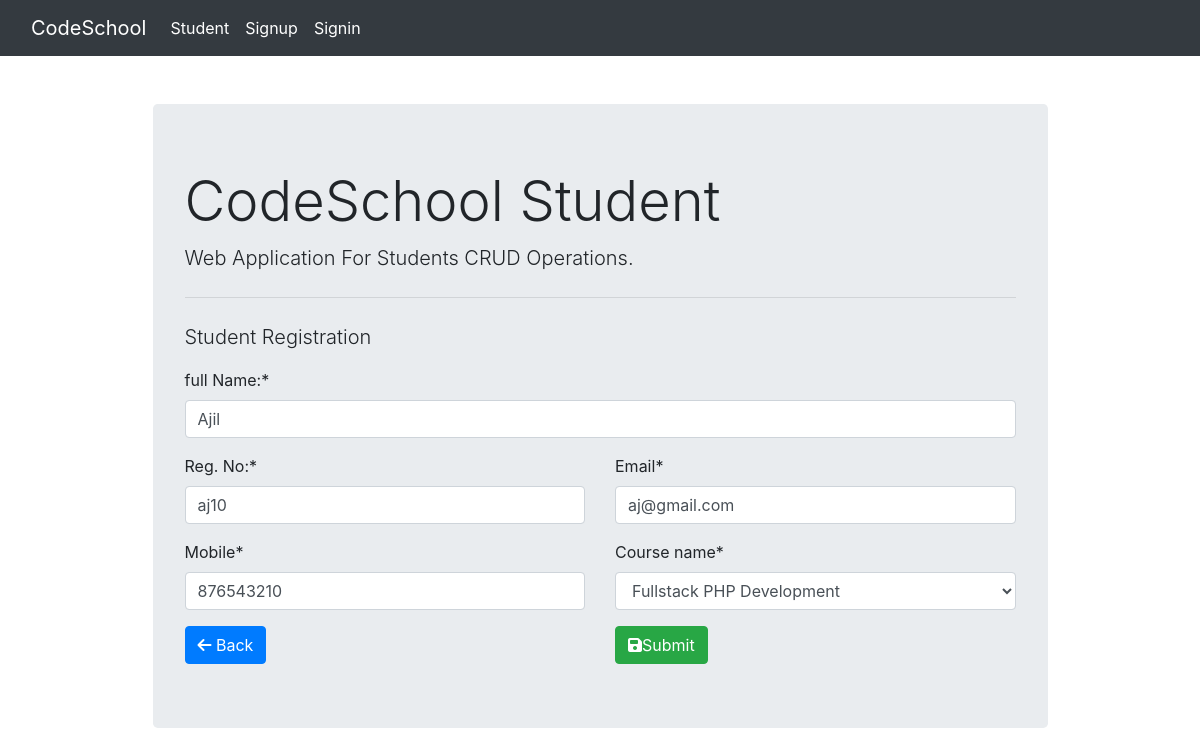
Page /7/ on the committed database.
### student_crud/models.py (models this page shows, shortened)
class Student(models.Model):
    fullname=models.CharField(max_length=150)
    reg_no=models.CharField(max_length=10)
    mobile=models.CharField(max_length=10)
    email=models.EmailField()
    course_name=models.ForeignKey(Course,on_delete=models.CASCADE)

class Course(models.Model):
    course_name=models.CharField(max_length=100)
    def __str__(self):
        return self.course_name

### student_crud/views.py (the view, shortened to what this page needs)
# urls.py: path('<int:id>/',views.student_form,name='student_update'),
def student_form(request,id=0):
    if request.method == 'GET':
        if id==0:
            form=StudentForm()
        else:
            student=Student.objects.get(pk=id)
            form=StudentForm(instance=student)
        return render(request,'student_form.html',{'form':form})

### student_crud/forms.py
class StudentForm(forms.ModelForm):
    class Meta:
        model=Student
        fields=('fullname','reg_no','mobile','email','course_name')
        labels={
            'fullname':'full Name:',
            'reg_no':'Reg. No:',
            'email':'Email'
        }

### templates/student_form.html (shortened to what this page needs)
{% extends 'base.html' %}
{% load crispy_forms_tags %}
{% block content %}
<p class="lead">Student Registration</p>
<form action="" method="post" autocomplete="off">
    {{form.fullname|as_crispy_field}}
        <div class="row">
            <div class="col-md-6">
                {{form.reg_no|as_crispy_field}}
                {{form.mobile|as_crispy_field}}
             </div>
             <div class="col-md-6">
                {{form.email|as_crispy_field}}
                {{form.course_name|as_crispy_field}}
             </div>
        </div>
        <div class="row">
            <div class="col-md-6">
                <a href="{% url 'student_list' %}" class="btn btn-primary "><i class="fa-sharp fa-solid fa-arrow-left"></i> Back</a>
            </div>
            <div class="col-md-6">
                <button type="submit" class="btn btn-success"><i class="fa-solid fa-floppy-disk"></i>Submit</button>
            </div>
        </div>
</form>
    {% endblock %}

### rows in the picture
Student: fullname "Ajil", reg_no "aj10", mobile "876543210", email "aj@gmail.com"
Course: course_name "Fullstack PHP Development"
